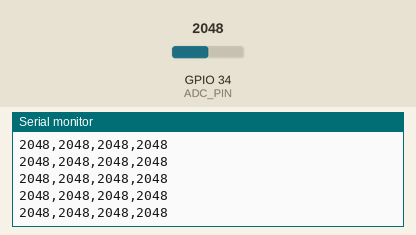
The sketch below on a simulated ESP32. Parts: the last lines printed to the serial monitor. The test bench sets the inputs (shaded band); at power-on: GPIO 34 (ADC_PIN) = 2048.

Above: at 1.2 s.
1.3 s: GPIO 34 (ADC_PIN) set to 2866
At 2.0 s:
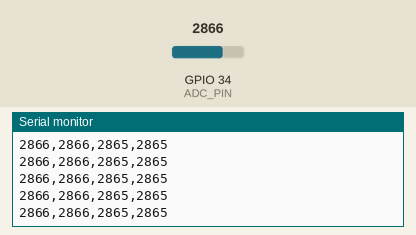
2.8 s: GPIO 34 (ADC_PIN) set to 3603
At 3.9 s:
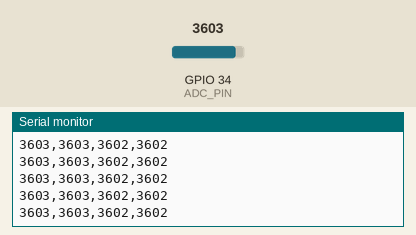
Timing chart, 0 to 5.8 s (numbered marks = the images above; inputs shaded):
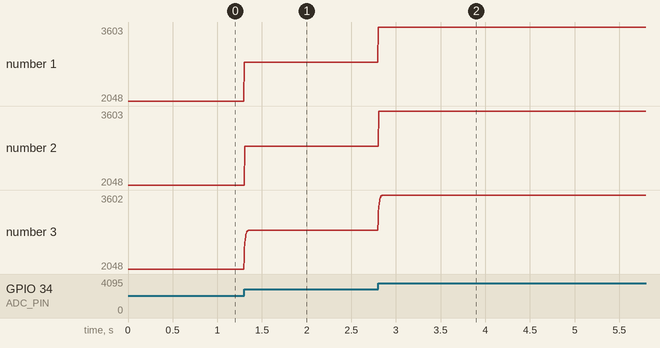

Measured:
- after the input at 1.3 s, the serial monitor: prints a new line at once (image 1)
- after the input at 2.8 s, the serial monitor: prints a new line at once (image 2)
- plotted number 1: 2048 → 2866 after the input at 1.3 s, 2866 → 3603 after the input at 2.8 s
- plotted number 2: 2048 → 2866 after the input at 1.3 s, 2866 → 3603 after the input at 2.8 s
- plotted number 3: 2048 → 2865 after the input at 1.3 s, 2865 → 3602 after the input at 2.8 s

The sketch:

ecg_step4b_median_iir.ino
```cpp
// ============================================================
//  5주차 디지털필터(시간영역) 실습
//  Step 4-B — 응용 B : Median → IIR 직렬 연결 (교재 슬라이드 27)
// ------------------------------------------------------------
//  Step 3의 median_filter()를 가져와, IIR에 raw 대신 median_filter(raw)를 입력
//  → 스파이크(Median 제거)와 잔떨림(IIR 완화)을 동시에 줄인 결과를
//    IIR 단독 적용과 나란히 비교한다
//
//  출력 : "Raw,Median,IIR_raw,IIR_med"  → python/plot_step4b_median_iir.py
//     IIR_raw : raw            → IIR(α)      (IIR 단독)
//     IIR_med : raw → Median   → IIR(α)      (직렬 연결)
// ============================================================

const int ADC_PIN = 34;   // GPIO34 (ADC1)

// ---------- Median (Step 3과 동일) ----------
const int MED_N = 5;
int  med_buf[MED_N];
bool med_ready = false;

int median_filter(int x) {
  if (!med_ready) {
    for (int i = 0; i < MED_N; i++) med_buf[i] = x;
    med_ready = true;
  }
  for (int i = 0; i < MED_N - 1; i++) med_buf[i] = med_buf[i + 1];
  med_buf[MED_N - 1] = x;
  int s[MED_N];
  for (int i = 0; i < MED_N; i++) s[i] = med_buf[i];
  for (int i = 0; i < MED_N; i++)
    for (int j = i + 1; j < MED_N; j++)
      if (s[i] > s[j]) { int t = s[i]; s[i] = s[j]; s[j] = t; }
  return s[MED_N / 2];
}

// ---------- Simple IIR (Step 4와 동일) ----------
const float ALPHA = 0.7f;   // 응용 A에서 고른 α로 바꿔도 된다 (0.3 / 0.5 / 0.7)

float iir_y_raw = 0;        // IIR 단독      의 이전 출력
float iir_y_med = 0;        // Median → IIR  의 이전 출력
bool  iir_ready = false;

float iir_step(float y_prev, float alpha, int x) {
  return alpha * y_prev + (1.0f - alpha) * x;
}

void setup() {
  Serial.begin(115200);
}

void loop() {
  static unsigned long next = micros();
  if ((long)(micros() - next) >= 0) {
    next += 4000;                        // 250Hz
    int raw = analogRead(ADC_PIN);
    int med = median_filter(raw);

    if (!iir_ready) {
      iir_y_raw = raw;
      iir_y_med = med;
      iir_ready = true;
    }
    iir_y_raw = iir_step(iir_y_raw, ALPHA, raw);   // IIR 단독
    iir_y_med = iir_step(iir_y_med, ALPHA, med);   // Median → IIR

    Serial.print(raw);             Serial.print(",");
    Serial.print(med);             Serial.print(",");
    Serial.print((int)iir_y_raw);  Serial.print(",");
    Serial.println((int)iir_y_med);
  }
}
```
